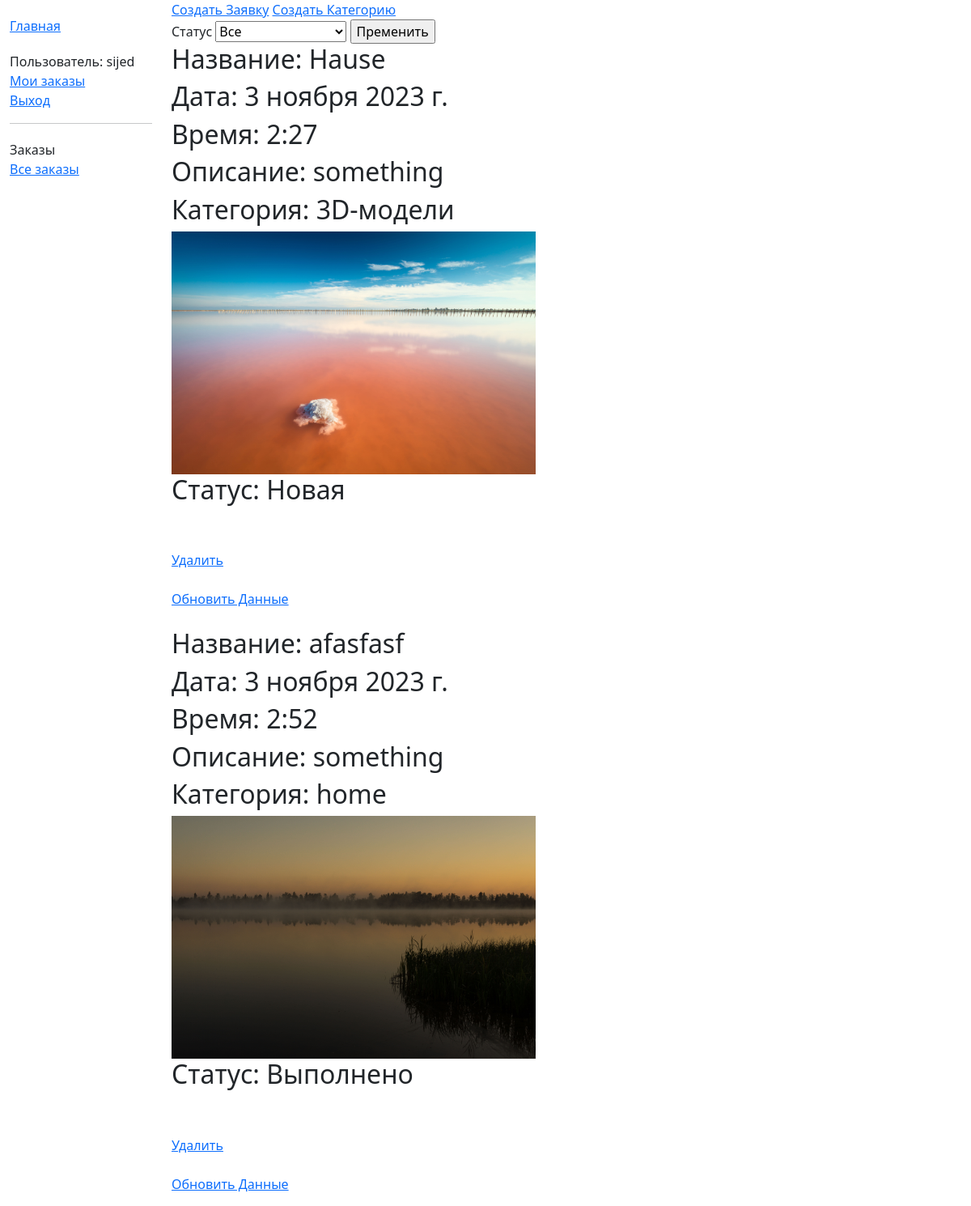
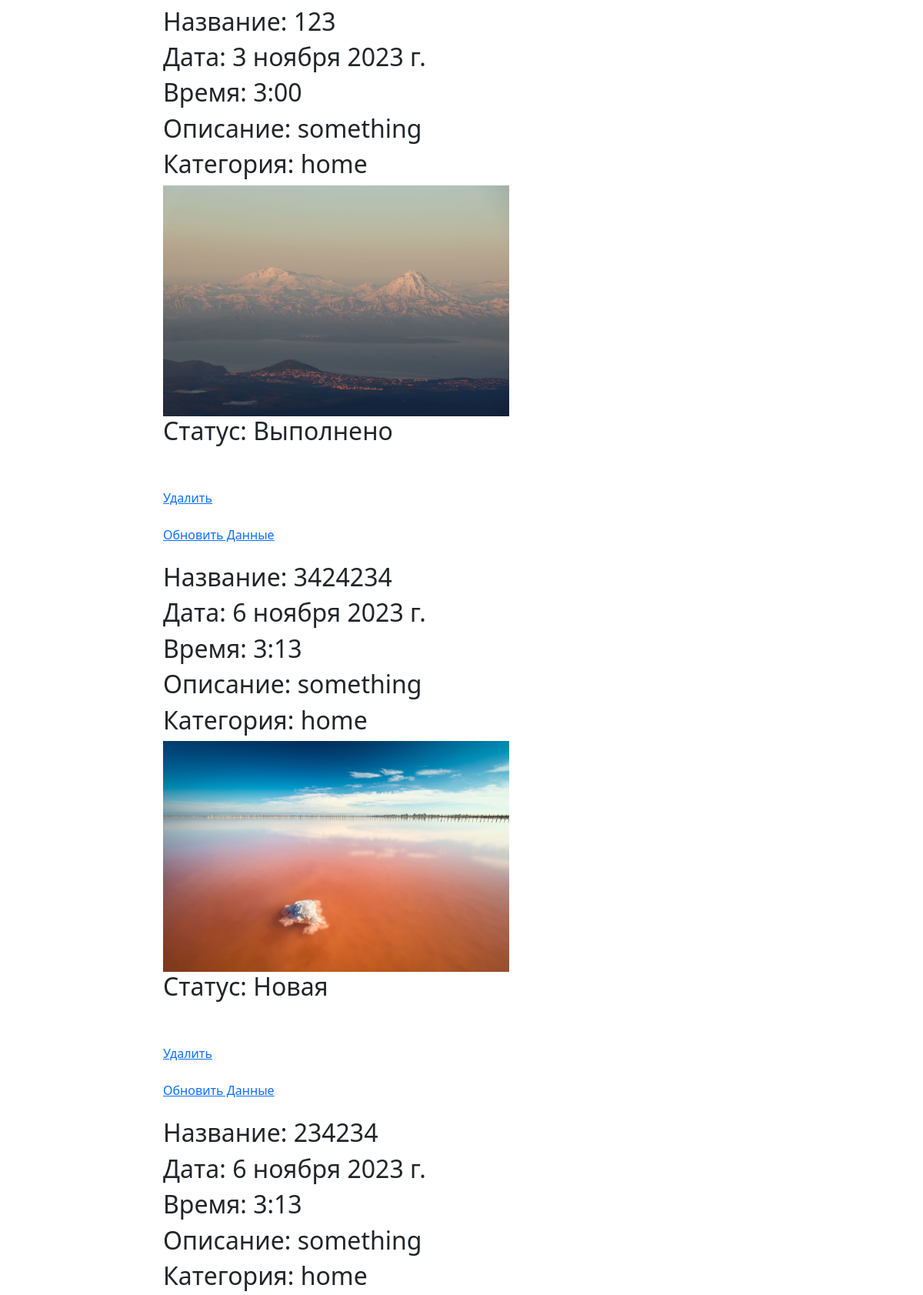
The app's page /Applications/admin (signed in, upper part) with its own data (2 pictures, top to bottom).
### MySite/models.py (models this page shows, shortened)
class AdvUser(AbstractUser):
    name = models.CharField(max_length=250, verbose_name="ФИО", help_text="Только кириллические буквы, дефис и пробелы")
    username = models.CharField(max_length=35, verbose_name="Логин", unique=True,
                                help_text="Только латиница и дефис, уникальный")
    is_activated = models.BooleanField(default=True, db_index=True,
                                       verbose_name='Согласен с обработкой '
                                                    'персональных данных?')

class Applications(models.Model):
    def validate_image(fieldfile_obj):
        filesize = fieldfile_obj.file.size
        megabyte_limit = 2.0
        if filesize > megabyte_limit * 1024 * 1024:
            raise ValidationError("Max file size is %sMB" % str(megabyte_limit))
    title = models.CharField(max_length=100)
    deck = models.TextField(max_length=1000, default='something')
    category = models.ForeignKey('category', on_delete=models.SET_NULL, null=True)
    date_create = models.DateField(default=datetime.now, verbose_name="Дата создания")
    time_create = models.TimeField(default=datetime.now, verbose_name="Время создания")
    image = models.ImageField(upload_to="media/", verbose_name="Фотография",
                              help_text="Разрешается формата файла только jpg, jpeg, png, bmp",
                              validators=[FileExtensionValidator(allowed_extensions=['jpg', 'jpeg', 'png', 'bmp']),
                                          validate_image])
    REQUEST_STATUS = (
        ('Новая', 'Новая'),
        ('Принято в работу', 'Принято в работу'),
        ('Выполнено', 'Выполнено'),
    )
    status = models.CharField(
        max_length=16,
        choices=REQUEST_STATUS,
        default='Новая',
        blank=True,
        verbose_name="Статус")
    borrower = models.ForeignKey(AdvUser, on_delete=models.CASCADE, null=True, blank=True)

class Category(models.Model):
    name = models.CharField(max_length=200,
                            help_text="Введите категорию")
    def __str__(self):
        return self.name

### MySite/views.py (the view)
# urls.py: path('Applications/admin', views.applicationByAdminListView.as_view(), name='applicationByAdminListView'),
class applicationByAdminListView(generic.ListView):
    model = Applications
    template_name = 'MySite/application_list_admin.html'
    context_object_name = 'applications'

### MySite/templates/MySite/application_list_admin.html (shortened to what this page needs)
{% extends "base.html" %}
{% block content %}
   <a href="{% url 'Applications-create' %}">Создать Заявку</a>
    <a href="{% url 'Category-create' %}">Создать Категорию</a>
<form method="get">
    <label for="status">Статус</label>
    <select name="status">
        <option value="">Все</option>
    </select>
    <input type="submit" value="Пременить">
</form>
{% for i in applications %}
<h2>Название: {{i.title}}</h2>
<h2>Дата: {{i.date_create}}</h2>
<h2>Время: {{i.time_create}}</h2>
<h2>Описание: {{i.deck}}</h2>
<h2>Категория: {{i.category}}</h2>
<img src="{{i.image.url}}" width="450px" height="300px"/>
<h2>Статус: {{i.status}}</h2><br><br>
    <a href="{% url 'Applications-delete' i.id %}">Удалить</a><br><br>
    <a href="{% url 'ApplicationsUpdate' i.id %}">Обновить Данные</a><br><br>
{% endfor %}
{% endblock %}

### MySite/templates/base.html (shortened to what this page needs)
<!DOCTYPE html>
<html lang="en">
<head>
    <link href="https://cdn.jsdelivr.net/npm/bootstrap@5.1.3/dist/css/bootstrap.min.css" rel="stylesheet"
>
    {% load static %}
    <link rel="stylesheet" href="{% static 'css/style.css' %}">
</head>
<body>
<div class="container-fluid">
    <div class="row">
        <div class="col-sm-2">
            {% block sidebar %}
            <ul class="sidebar-nav">
                <li><a href="{% url 'index' %}">Главная</a></li>
            </ul>
            <ul class="sidebar-nav">
                {% if user.is_authenticated %}
                <li>Пользователь: {{ user.get_username }}</li>
                <li><a href="{% url 'applicationByUserListView' %}">Мои заказы</a></li>
                <li><a href="{% url 'logout' %}?next={{ request.path }}">Выход</a></li>
                {% else %}
                <li><a href="{% url 'login' %}?next={{ request.path }}">Вход</a></li>
                <li><a href="{% url 'register' %}">Регистрация</a></li>
                {% endif %}
            </ul>
            {% if user.is_staff %}
            <hr>
            <ul class="sidebar-nav">
                <li>Заказы</li>
                <li><a href="{% url 'applicationByAdminListView' %}">Все заказы</a></li>
            </ul>
            {% endif %}
            {% endblock %}
        </div>
        <div class="col-sm-10 ">
            {% block content %}{% endblock %}
        </div>
    </div>
</div>
</body>
</html>

### MySite/static/css/style.css (style rules this page uses)
.sidebar-nav { margin-top: 20px; padding: 0; list-style: none; }

### records on screen
AdvUser: get_username "sijed"
Applications: title "Hause", date_create "3 ноября 2023 г.", time_create "2:27", deck "something", category "3D-модели", image (picture), status "Новая"
Applications: title "afasfasf", date_create "3 ноября 2023 г.", time_create "2:52", deck "something", category "home", image (picture), status "Выполнено"
Applications: title "123", date_create "3 ноября 2023 г.", time_create "3:00", deck "something", category "home", image (picture), status "Выполнено"
Applications: title "3424234", date_create "6 ноября 2023 г.", time_create "3:13", deck "something", category "home", image (picture), status "Новая"
Applications: title "234234", date_create "6 ноября 2023 г.", time_create "3:13", deck "something", category "home"
